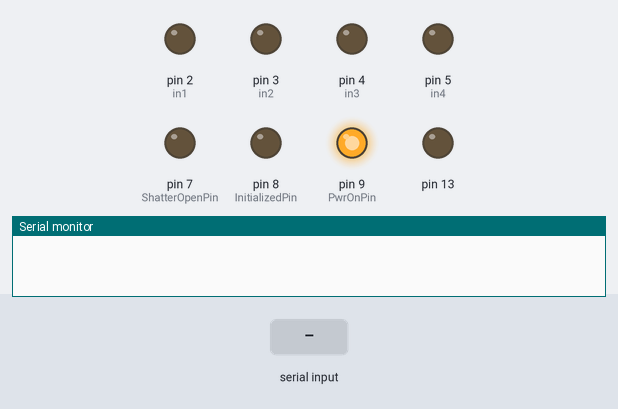
This sketch was run on a simulated Arduino Uno, built with avr-gcc and run on an emulated ATmega328P. Shown: output pins drawn as LEDs (lit = HIGH), the last lines printed to the serial monitor. Dashed ring = blinking. The test bench sets the inputs (shaded band).

Above: at 0.8 s.
0.9 s: "1989" received over Serial
At 1.91 s:
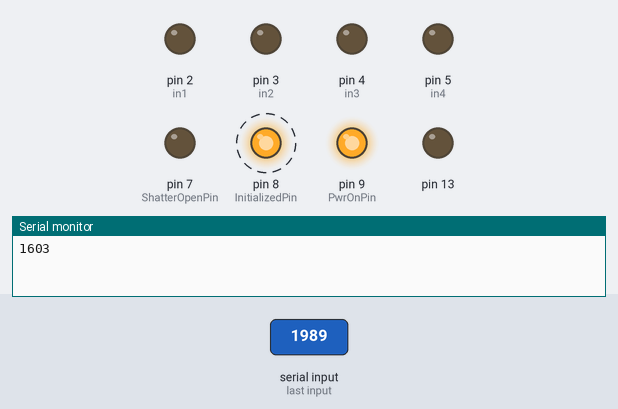
3.9 s: "1111\n" received over Serial
At 5.8 s:
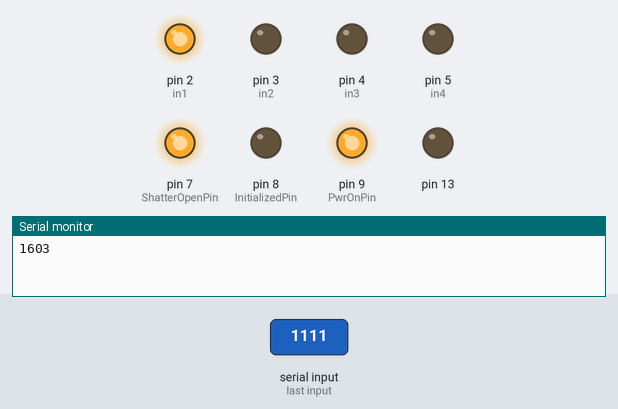
6.5 s: "1234\n" received over Serial
At 8.8 s:
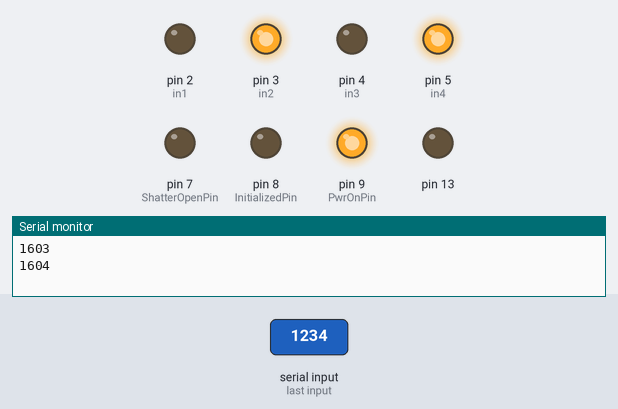
9.1 s: "1989\n" received over Serial
At 10.15 s:
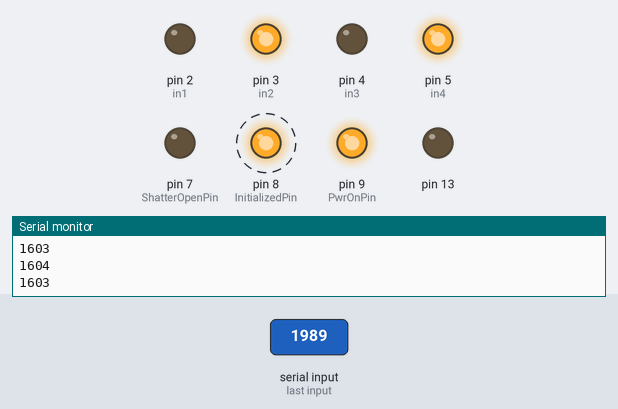
Timing chart, 0 to 12.1 s (numbered marks = the images above; inputs shaded):
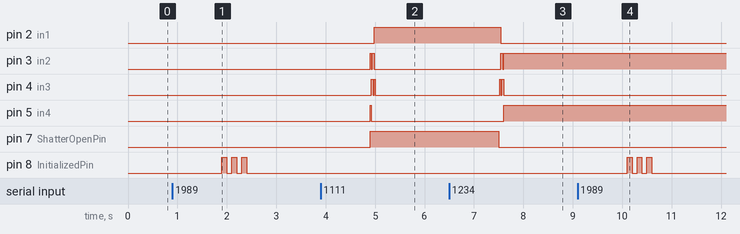

The sketch:

ShutterArduino.ino
```cpp
const int in1 = 2;
const int in2 = 3;
const int in3 = 4;
const int in4 = 5;
int rychlost = 20;
String GetCode;
String SendData;
int PwrOnPin = 9;
int InitializedPin = 8;
int ShatterOpenPin = 7;
int IntCode = 0;
boolean ShutterIsClosed = true;
boolean ReadCheck = false;
boolean CycleIsLoaded = false;
unsigned long CycleStart;
unsigned long CycleTime;
unsigned long PulseStart;
unsigned long PulseTime;
union ArrayToInteger {
 byte array[2];
 int integer;
};
ArrayToInteger Ati;
typedef struct
{
  int CycleDuration;
  int OnTime;
  int OffTime;
} CycleItem;
int CycleNumber;
int ItemsNumber;
CycleItem CycleItems[10];
void setup()
{
 pinMode(PwrOnPin,OUTPUT);
 digitalWrite(PwrOnPin, HIGH);
 pinMode(InitializedPin,OUTPUT);
 pinMode(ShatterOpenPin,OUTPUT);
 pinMode(13,OUTPUT);
 pinMode(2,OUTPUT);
 pinMode(3,OUTPUT);
 pinMode(4,OUTPUT);
 pinMode(5,OUTPUT);
 Serial.begin(115200);
 InitializePort();
}

void loop()
{
    GetCode = Serial.readString();
    IntCode = GetCode.toInt();
    switch (IntCode)
    {
      case 1989:
          Serial.println("1603");
          digitalWrite(InitializedPin, HIGH);
          delay(100);
          digitalWrite(InitializedPin, LOW);
          delay(100);
          digitalWrite(InitializedPin, HIGH);
          delay(100);
          digitalWrite(InitializedPin, LOW);
          delay(100);
          digitalWrite(InitializedPin, HIGH);
          delay(100);
          digitalWrite(InitializedPin, LOW);
          break;
      case 1111:
          ShutterOpen();
          break;
      case 1000:
         ShutterClose();
         //  digitalWrite(13, LOW);
          break;
      case 1001:
          LoadCycle();
          break;
      case 1234:
          Cycles();
          break;
    }

}


void InitializePort()
{
 while (GetCode != "1989")
 {
  GetCode = Serial.readString();
   if (GetCode == "1989")
   {
    Serial.println("1603");
    digitalWrite(InitializedPin, HIGH);
    delay(100);
    digitalWrite(InitializedPin, LOW);
    delay(100);
    digitalWrite(InitializedPin, HIGH);
    delay(100);
    digitalWrite(InitializedPin, LOW);
    delay(100);
    digitalWrite(InitializedPin, HIGH);
    delay(100);
    digitalWrite(InitializedPin, LOW);

   }
 }
}


int SerialReadInt()
{
  ReadCheck = false;

  while (!ReadCheck)
  if (Serial.available() > 1)
  {
        Serial.readBytes(Ati.array, 2);
        ReadCheck = true;
       // digitalWrite(13, HIGH);
       // delay(500);
       // digitalWrite(13, LOW);
       // delay(500);

        return Ati.integer;
  }
}


void LoadCycle()
{

  CycleNumber = SerialReadInt();

  ItemsNumber = SerialReadInt();

  for (int i = 0; i<ItemsNumber; i++)
  {
    CycleItems[i].CycleDuration = SerialReadInt();
    CycleItems[i].OnTime = SerialReadInt();
    CycleItems[i].OffTime = SerialReadInt();
  }

  SendData="1604";
//  for (int i = 0; i<ItemsNumber; i++)
//  {
 //   SendData+=(String)CycleItems[i].CycleDuration ;
  //  SendData+=(String)CycleItems[i].OnTime ;
//    SendData+=(String)CycleItems[i].OffTime ;
  //}

  Serial.println(SendData);
  CycleIsLoaded = true;
}


void Cycles()
{
  if (CycleIsLoaded)
  {
    for (int i = 0; i<CycleNumber; i++)
    {
      for (int k = 0; k<ItemsNumber; k++)
      {
        CycleTime = (unsigned long) CycleItems[k].CycleDuration*1000;
        CycleStart = millis();
        while ((millis() - CycleStart)<CycleTime &&(Serial.available()==0))
        {

          PulseTime = (unsigned long) CycleItems[k].OffTime*1000;
          PulseStart = millis();
          ShutterClose();
          while (((millis() - CycleStart)<CycleTime)&&((millis()-PulseStart)<PulseTime)&&(Serial.available()==0))
          {

          }

          PulseTime = (unsigned long) CycleItems[k].OnTime*1000;
          PulseStart = millis();
          ShutterOpen();
          while (((millis() - CycleStart)<CycleTime)&&((millis()-PulseStart)<PulseTime)&&(Serial.available()==0))
          {

          }
        }
      }
    }
  }

   Serial.println("1604");
  ShutterClose();
}

void ShutterClose()
{
  if (!ShutterIsClosed)
  {
    ShutterIsClosed = !ShutterIsClosed;
     digitalWrite(ShatterOpenPin, LOW);
     StepUp(1);
  }
}

void ShutterOpen()
{
  if (ShutterIsClosed)
  {
    ShutterIsClosed = !ShutterIsClosed;
    digitalWrite(ShatterOpenPin, HIGH);
    StepDown(1);
  }
}

void Pulses(int PulseTime)
{
  int MPulstime = PulseTime*1000;
  while (Serial.available()==0)
  {
   digitalWrite(13, HIGH);
   delay(MPulstime);
   digitalWrite(13, LOW);
   delay(MPulstime);
  }
  Serial.println("1604");
}

void StepUp(int Steps)
{
  for (int i=0; i<Steps; i++)
  {
    krok1();
   krok2();
    krok3();
   krok4();
    krok5();
     krok6();
  //  krok7();
  //  krok8();
  }
}


void StepDown(int Steps)
{
  for (int i=0; i<Steps; i++)
  {
 //  krok8();
  //  krok7();
   krok6();
   krok5();
  krok4();
  krok3();
   krok2();
   krok1();
  }
}


void StepDown1(int Steps)
{
  for (int i=0; i<Steps; i++)
  {
    digitalWrite(in1, LOW);
    digitalWrite(in2, LOW);
    digitalWrite(in3, LOW);
    digitalWrite(in4, HIGH);
    delay(rychlost);
    digitalWrite(in1, LOW);
    digitalWrite(in2, LOW);
    digitalWrite(in3, HIGH);
    digitalWrite(in4, LOW);
    delay(rychlost);
    digitalWrite(in1, LOW);
    digitalWrite(in2, HIGH);
    digitalWrite(in3, LOW);
    digitalWrite(in4, LOW);
    delay(rychlost);
    digitalWrite(in1, HIGH);
    digitalWrite(in2, LOW);
    digitalWrite(in3, LOW);
    digitalWrite(in4, LOW);
    delay(rychlost);
  }
}
void StepUp1(int Steps)
{
  for (int i=0; i<Steps; i++)
  {
   digitalWrite(in1, HIGH);
    digitalWrite(in2, LOW);
    digitalWrite(in3, LOW);
    digitalWrite(in4, LOW);
    delay(rychlost);
    digitalWrite(in1, LOW);
    digitalWrite(in2, HIGH);
    digitalWrite(in3, LOW);
    digitalWrite(in4, LOW);
    delay(rychlost);
    digitalWrite(in1, LOW);
    digitalWrite(in2, LOW);
    digitalWrite(in3, HIGH);
    digitalWrite(in4, LOW);
    delay(rychlost);
    digitalWrite(in1, LOW);
    digitalWrite(in2, LOW);
    digitalWrite(in3, LOW);
    digitalWrite(in4, HIGH);
    delay(rychlost);
  }
}
void krok1()
  {
    digitalWrite(in1, HIGH);
    digitalWrite(in2, LOW);
    digitalWrite(in3, LOW);
    digitalWrite(in4, LOW);
    delay(rychlost);
  }
void krok2()
  {
    digitalWrite(in1, HIGH);
    digitalWrite(in2, LOW);
    digitalWrite(in3, HIGH);
    digitalWrite(in4, LOW);
    delay(rychlost);
  }
void krok3()
  {
    digitalWrite(in1, LOW);
    digitalWrite(in2, HIGH);
    digitalWrite(in3, LOW);
    digitalWrite(in4, LOW);
    delay(rychlost);
  }
void krok4()
  {
    digitalWrite(in1, LOW);
    digitalWrite(in2, HIGH);
    digitalWrite(in3, HIGH);
    digitalWrite(in4, LOW);
    delay(rychlost);
  }
void krok5()
  {
    digitalWrite(in1, LOW);
    digitalWrite(in2, LOW);
    digitalWrite(in3, HIGH);
    digitalWrite(in4, LOW);
    delay(rychlost);
  }
void krok6()
  {
    digitalWrite(in1, LOW);
    digitalWrite(in2, HIGH);
    digitalWrite(in3, LOW);
    digitalWrite(in4, HIGH);
    delay(rychlost);
  }
void krok7()
  {
    digitalWrite(in1, LOW);
    digitalWrite(in2, LOW);
    digitalWrite(in3, LOW);
    digitalWrite(in4, HIGH);
    delay(rychlost);
  }
void krok8()
  {
    digitalWrite(in1, HIGH);
    digitalWrite(in2, LOW);
    digitalWrite(in3, LOW);
    digitalWrite(in4, HIGH);
    delay(rychlost);
  }
```

Measured:
- after the input at 0.9 s, pin 8 (InitializedPin): alternates HIGH for 0.10 s and LOW for 0.10 s, 6 changes in all, then stays LOW, starting after 1.0 s
- after the input at 3.9 s, pin 2 (in1): LOW → HIGH after 1.1 s; pin 3 (in2), pin 4 (in3): alternates HIGH for 0.03 s and LOW for 0.02 s, 4 changes in all, then stays LOW, starting after 1.0 s; pin 5 (in4): LOW → HIGH after 1.0 s, → LOW 0.02 s later; pin 7 (ShatterOpenPin): LOW → HIGH after 1.0 s
- after the input at 6.5 s, pin 2 (in1), pin 7 (ShatterOpenPin): HIGH → LOW after 1.0 s; pin 3 (in2): LOW → HIGH after 1.0 s, → LOW 0.04 s later, → HIGH 0.02 s later; pin 4 (in3): alternates HIGH for 0.03 s and LOW for 0.02 s, 4 changes in all, then stays LOW, starting after 1.0 s; pin 5 (in4): LOW → HIGH after 1.1 s
- after the input at 9.1 s, pin 8 (InitializedPin): alternates HIGH for 0.10 s and LOW for 0.10 s, 6 changes in all, then stays LOW, starting after 1.0 s
